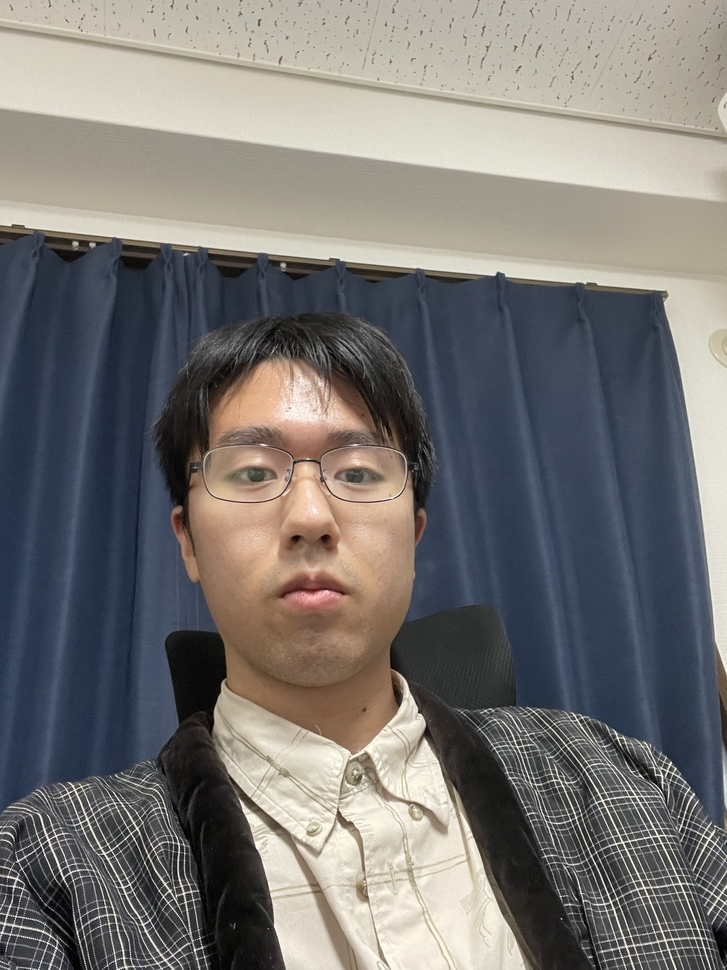
#> input picture makefile/test.JPG, 727 x 970 px, shrunk from 2316 x 3088 before the run, found by its file name
$ python makesenga.py
#> lines starting #> are read from the running program, lines starting #| are printed output that depends on the picture; after the words box and inside, x2 and y2 are one past the last pixel; in counts of white or black regions, pixels touching at a corner belong together
import cv2
import numpy as np

# 顔検出器のパス（あなたの環境に合わせてあります）
face_cascade = cv2.CascadeClassifier("/Users/kawashimasatoshishin/cutting_machine/makefile/haarcascade_frontalface_default.xml")

def detect_face_once(smooth):
    faces = face_cascade.detectMultiScale(
        smooth,
        scaleFactor=1.1,
        minNeighbors=5,
        minSize=(60, 60)
    )
    return faces

def line_drawing_image(img, face_strength, cloth_strength, faces):
    # グレースケール + ノイズ軽減
    gray = cv2.cvtColor(img, cv2.COLOR_BGR2GRAY)
    smooth = cv2.bilateralFilter(gray, d=9, sigmaColor=75, sigmaSpace=75)

    # 服・背景の線の強さ
    edges = cv2.Canny(smooth, cloth_strength, cloth_strength * 2)

    # 顔だけ線を上書きする（強度独立）
    for (x, y, w, h) in faces:
        roi = smooth[y:y+h, x:x+w]
        face_edges = cv2.Canny(roi, face_strength, face_strength * 2)
        edges[y:y+h, x:x+w] = face_edges

    # 線を太らせる
    kernel = np.ones((2, 2), np.uint8)
    edges = cv2.dilate(edges, kernel, iterations=1)

    # 白背景 / 黒線
    return cv2.bitwise_not(edges)

# ==== 入力画像 ====
input_file = "test.jpg"
img = cv2.imread(input_file)
#> img is the input picture: shape (970, 727, 3); mean B, G, R 115.6, 117.7, 120.1

if img is None:
    print("画像が読み込めませんでした。")
    exit()

# ==== 顔検出は最初の一回だけ ====
gray = cv2.cvtColor(img, cv2.COLOR_BGR2GRAY)
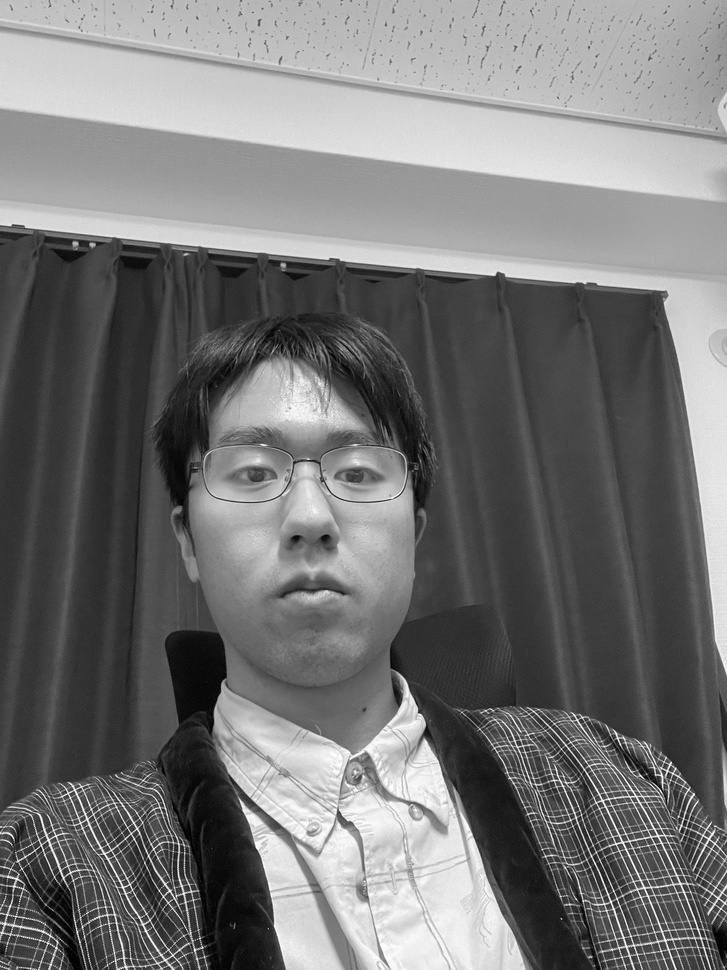
#> gray: shape (970, 727); min 0, max 255, mean 118.1
smooth = cv2.bilateralFilter(gray, d=9, sigmaColor=75, sigmaSpace=75)
faces = detect_face_once(smooth)
#> in detect_face_once, `faces = face_cascade.detectMultiScale( smooth, scaleFactor=1.1, minNei..`: faces = [[404, 839, 68, 68], [161, 354, 288, 288]]
#> faces = [[404, 839, 68, 68], [161, 354, 288, 288]]
print(f"🔍 検出された顔の数: {len(faces)}")
#| 🔍 検出された顔の数: 2

# ==== パラメータ（後で可変抵抗に置き換える部分） ====
face_strength = 40      # 顔の線の強さ
cloth_strength = 120    # 服・背景の線の強さ

WINDOW_NAME = "Line Adjustment (Face Highlighted)"
cv2.namedWindow(WINDOW_NAME, cv2.WINDOW_AUTOSIZE)

print("""
==== 操作 ====
z: 服を薄く（cloth_strength ↓）
x: 服を濃く（cloth_strength ↑）
a: 顔を薄く（face_strength ↓）
s: 顔を濃く（face_strength ↑）
Enter: 決定して保存
q / Esc: 終了（保存なし）
================
""")

while True:
    line_img = line_drawing_image(img, face_strength, cloth_strength, faces)
#> in line_drawing_image, `edges = cv2.Canny(smooth, cloth_strength, cloth_strength * 2)`:
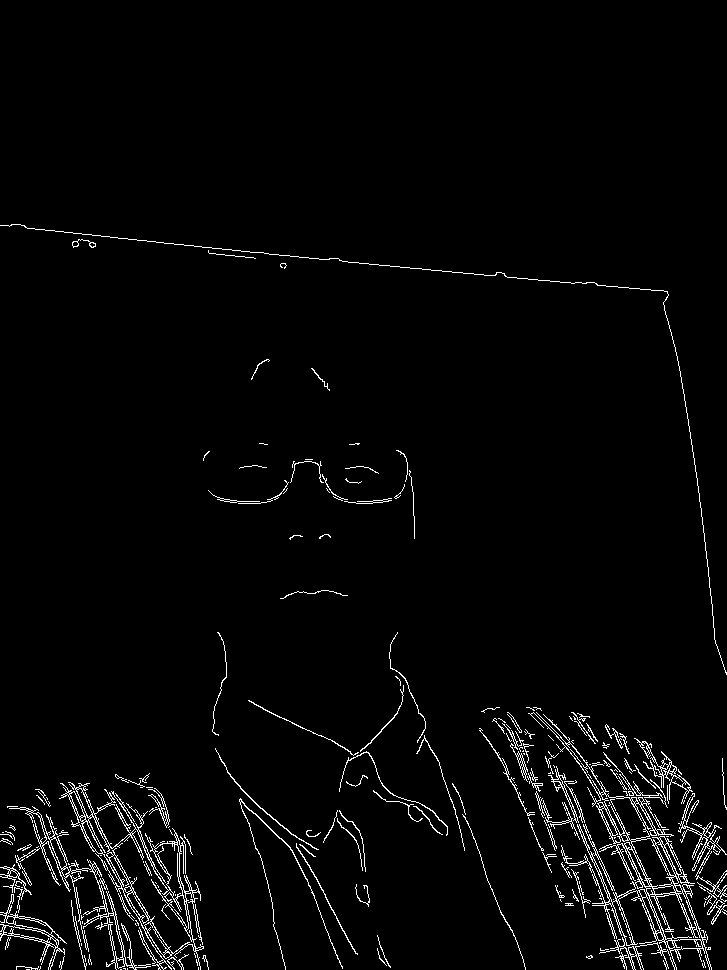
#> edges: shape (970, 727); 2.6% white in thin lines or dots, all inside (x1, y1, x2, y2) = (0, 224, 727, 970)
#> the loop in line_drawing_image, `for (x, y, w, h) in faces:` made 2 passes
#> pass 1, in line_drawing_image, `roi = smooth[y:y+h, x:x+w]`:
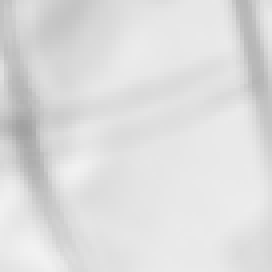
#> roi: shape (68, 68) (shown 4 times larger); min 161, max 242, mean 221.1
#> pass 1, in line_drawing_image, `face_edges = cv2.Canny(roi, face_strength, face_strength * 2)`:
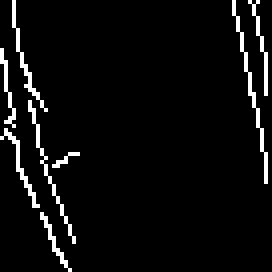
#> face_edges: shape (68, 68) (shown 4 times larger); 4.8% white in thin lines or dots
#> after the loop in line_drawing_image, `for (x, y, w, h) in faces:`:
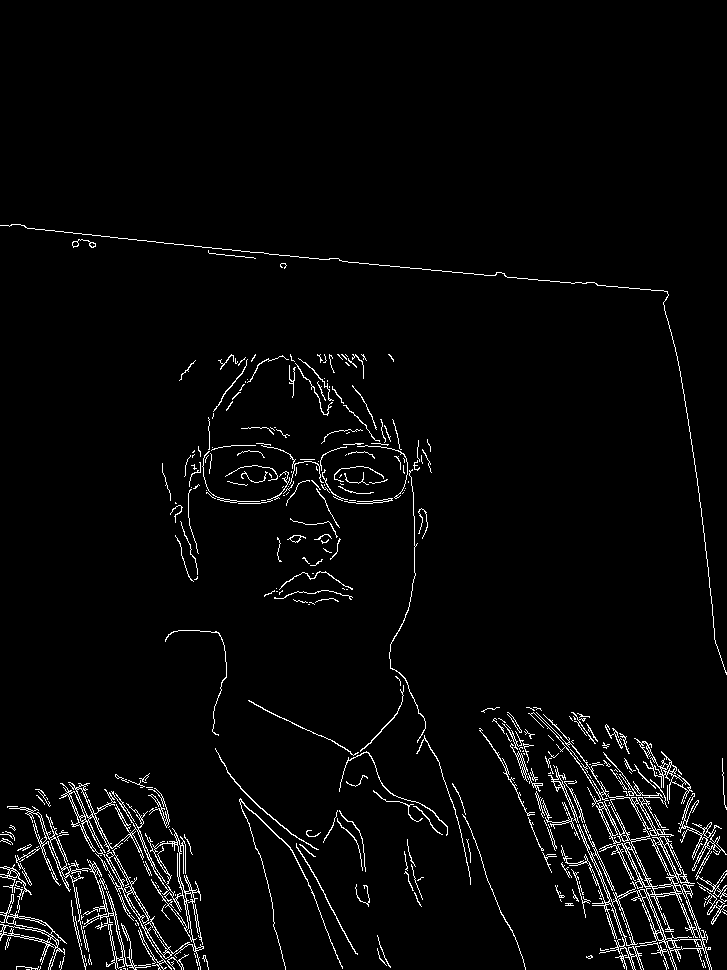
#> edges: shape (970, 727); 3.1% white in thin lines or dots, all inside (x1, y1, x2, y2) = (0, 224, 727, 970)
#> in line_drawing_image, `edges = cv2.dilate(edges, kernel, iterations=1)`:
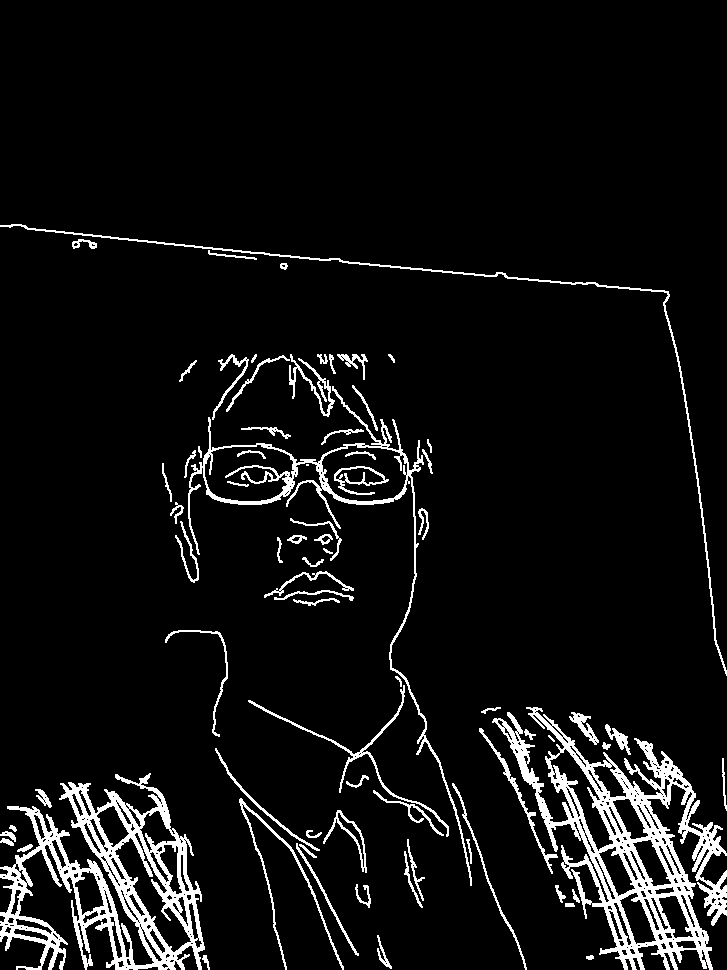
#> edges: shape (970, 727); 6.8% white; 76 white regions (2 under 20 px), largest, box (x1, y1, x2, y2) and area: (492, 707, 727, 970) 15649, (0, 773, 205, 970) 13388, (188, 386, 472, 886) 4581

    # 表示用 — 緑枠表示（保存に影響なし）
    display_img = line_img.copy()
    for (x, y, w, h) in faces:
        cv2.rectangle(display_img, (x, y), (x+w, y+h), (0,255,0), 2)
#> this loop made 2 passes
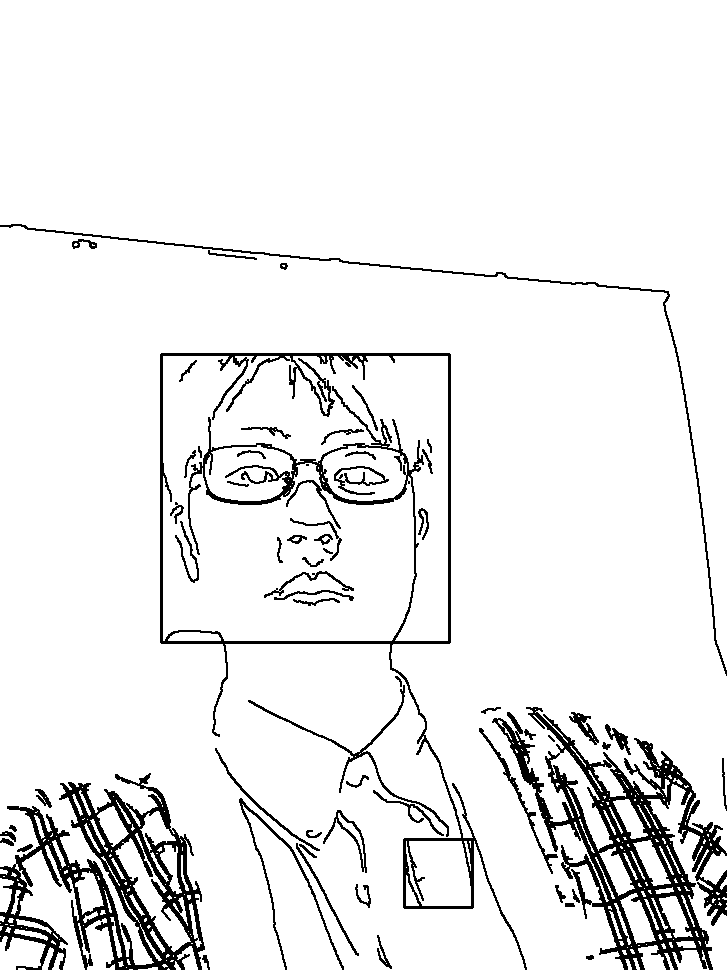
#> display_img: shape (970, 727); 92.6% white; 62 black regions (2 under 20 px), largest, box (x1, y1, x2, y2) and area: (492, 707, 727, 970) 15649, (0, 773, 205, 970) 13388, (160, 353, 527, 970) 11598

    cv2.imshow(WINDOW_NAME, display_img)

    key = cv2.waitKey(30) & 0xFF
#> (key x is pressed here)

    if key == ord('z'):
        cloth_strength = max(5, cloth_strength - 5)
        print(f"[服 弱く] cloth_strength = {cloth_strength}")

    elif key == ord('x'):
        cloth_strength = min(300, cloth_strength + 5)
        print(f"[服 強く] cloth_strength = {cloth_strength}")

    elif key == ord('a'):
        face_strength = max(5, face_strength - 5)
        print(f"[顔 弱く] face_strength = {face_strength}")

    elif key == ord('s'):
        face_strength = min(200, face_strength + 5)
        print(f"[顔 強く] face_strength = {face_strength}")

    elif key == 13:  # Enter
        print("✅ 確定して保存します")
        break

    elif key in [ord('q'), 27]:
        print("❌ 中断しました")
        cv2.destroyAllWindows()
        exit()
#> (the program exits here)
